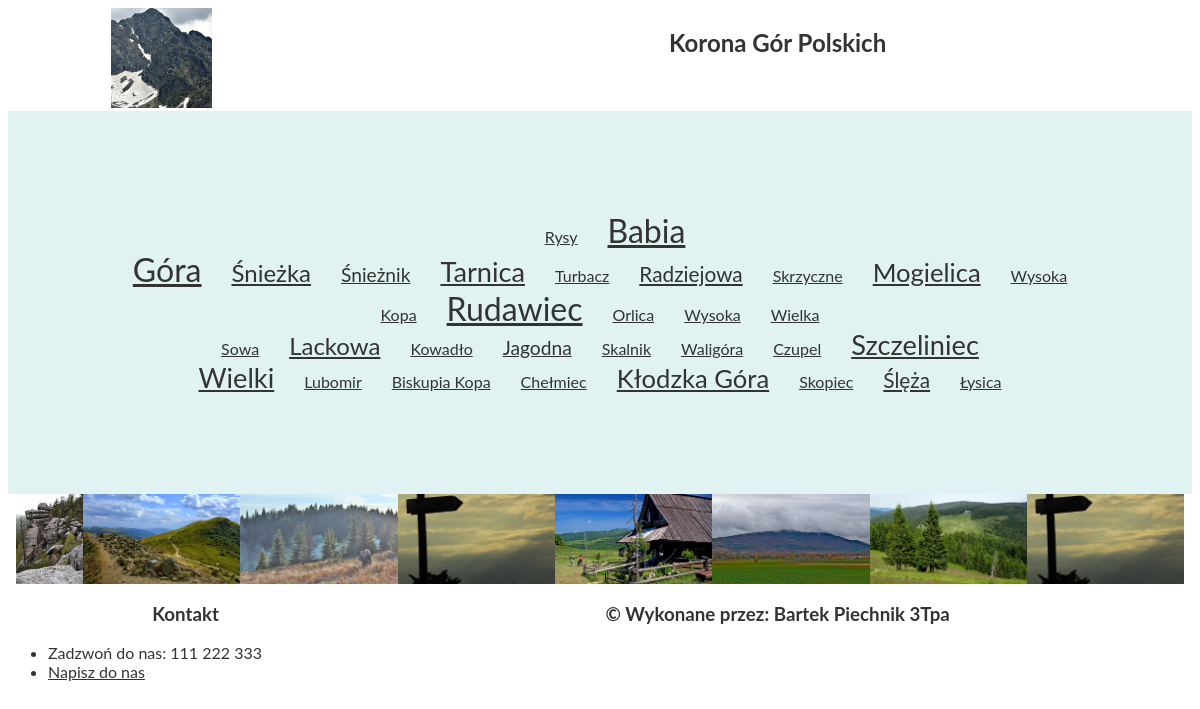
The page /INF.03-08-26.01-SG/PHP/index.php on the database its author committed.
### tables this page shows
CREATE TABLE `szczyty` (
  `id` int(10) UNSIGNED NOT NULL,
  `nazwa` varchar(30) DEFAULT NULL,
  `wysokosc` int(10) UNSIGNED DEFAULT NULL,
  `pasmo` varchar(50) DEFAULT NULL,
  `lokator` varchar(10) DEFAULT NULL,
  `plik` varchar(50) NOT NULL
);

### INF.03-08-26.01-SG/PHP/index.php (the view, shortened to what this page needs)
<?php
    $host = "localhost";
    $uzytkownik = "root";
    $haslo = "";
    $baza_danych = "korona";
    $polaczenie = new mysqli($host, $uzytkownik, $haslo, $baza_danych);
?>
<!DOCTYPE html>
<html lang="pl">
<head>
    <link rel="stylesheet" href="../CSS/styl.css">
</head>
<body>
    <header>
        <section id="Blok_naglowkowy_1">
            <img src="../Grafiki/logo.png" alt="Logo">
        </section>
        <section id="Blok_naglowkowy_2">
            <h1>Korona Gór Polskich</h1>
        </section>
    </header>
    <main>
        <?php
            $Szczyty = $polaczenie->query("SELECT id, nazwa FROM szczyty ORDER BY wysokosc DESC");
            while ($Szczyt = $Szczyty->fetch_assoc())
            {
                echo "<span><a href='szczyty.php?id_szczytu=".$Szczyt['id']."'>".$Szczyt['nazwa']."</a></span>";
            }
        ?>
    </main>
    <section id="Blok_sekcji">
        <?php
            $Pliki_i_nazwy = $polaczenie->query("SELECT plik, nazwa FROM szczyty LIMIT 10");
            while ($Plik_i_nazwa = $Pliki_i_nazwy->fetch_assoc())
            {
                echo "<img src='../Grafiki/".$Plik_i_nazwa['plik']."' alt='".$Plik_i_nazwa['nazwa']."' class='miniatury'>";
            }
        ?>
    </section>
    <footer>
        <section id="Blok_stopki_1">
            <h3>Kontakt</h3>
            <ul>
                <li>Zadzwoń do nas: 111 222 333</li>
                <li><a href="mailto:korona@gory.pl">Napisz do nas</a></li>
            </ul>
        </section>
        <section id="Blok_stopki_2">
            <h3>&copy Wykonane przez: Bartek Piechnik 3Tpa</h3>
        </section>
    </footer>
</body>
</html>

### INF.03-08-26.01-SG/CSS/styl.css (style rules this page uses)
* { font-family: Lato, sans-serif; text-align: center; color: #333; }
header, footer { height: 100px; }
#Blok_naglowkowy_1, #Blok_stopki_1 { width: 30%; float: left; }
#Blok_naglowkowy_2, #Blok_stopki_2 { width: 70%; float: left; }
main { background-color: #E0F2F1; padding: 100px; clear: both; }
#Blok_sekcji { height: 90px; overflow: hidden; }
.miniatury { height: 90px; }
li { text-align: left; }
span { padding-left: 30px; }
span:nth-child(2), span:nth-child(11) { font-size: 200%; }
span:nth-child(3), span:nth-child(15) { font-size: 150%; }
span:nth-child(4), span:nth-child(17) { font-size: 120%; }
span:nth-child(5), span:nth-child(21) { font-size: 170%; }
span:nth-child(7), span:nth-child(27) { font-size: 130%; }
span:nth-child(9), span:nth-child(25) { font-size: 160%; }

### rows shown on the page
szczyty: nazwa "Rysy", plik (picture)
szczyty: nazwa "Babia Góra"
szczyty: nazwa "Śnieżka"
szczyty: nazwa "Śnieżnik"
szczyty: nazwa "Tarnica", plik (picture)
szczyty: nazwa "Turbacz", plik (picture)
szczyty: nazwa "Radziejowa", plik (picture)
szczyty: nazwa "Skrzyczne"
szczyty: nazwa "Mogielica", plik (picture)
szczyty: nazwa "Wysoka Kopa"
szczyty: nazwa "Rudawiec"
szczyty: nazwa "Orlica"
szczyty: nazwa "Wysoka", plik (picture)
szczyty: nazwa "Wielka Sowa"
szczyty: nazwa "Lackowa", plik (picture)
szczyty: nazwa "Kowadło"
szczyty: nazwa "Jagodna"
szczyty: nazwa "Skalnik"
szczyty: nazwa "Waligóra"
szczyty: nazwa "Czupel"
szczyty: nazwa "Szczeliniec Wielki"
szczyty: nazwa "Lubomir", plik (picture)
szczyty: nazwa "Biskupia Kopa"
szczyty: nazwa "Chełmiec"
szczyty: nazwa "Kłodzka Góra"
szczyty: nazwa "Skopiec"
szczyty: nazwa "Ślęża"
szczyty: nazwa "Łysica"
